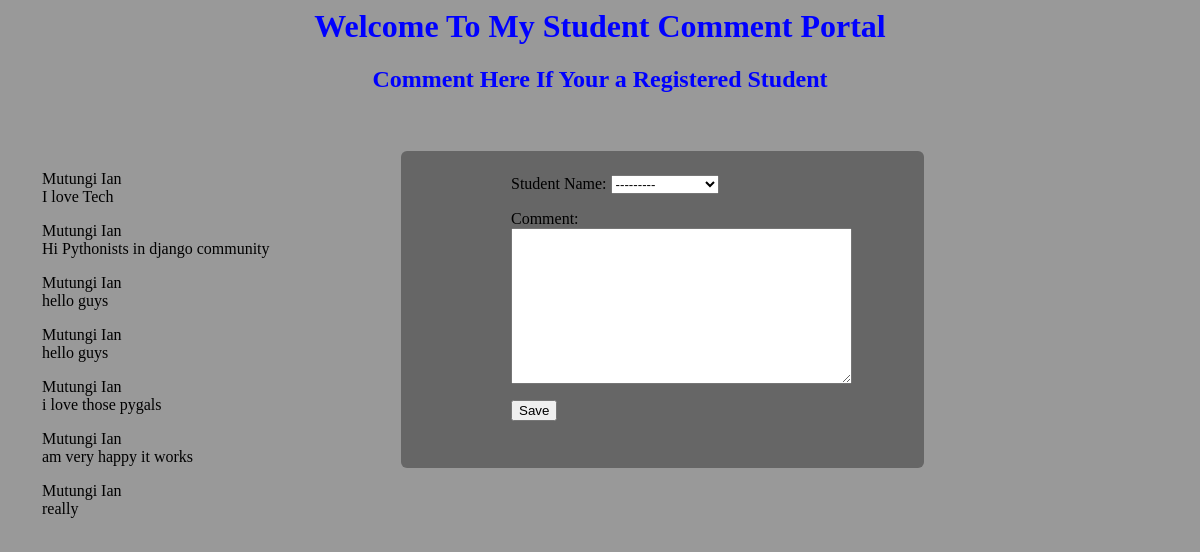
Page /register/commentform/ on the committed database.
### register/models.py (models this page shows, shortened)
class StudentName(models.Model):
    Student_Name = models.CharField(max_length=30)
    Level = models.CharField(max_length=30)
    Course = models.CharField(max_length=80)
    def __str__(self):
        return self.Student_Name

class Comment(models.Model):
    Student_Name = models.ForeignKey(StudentName)
    comment = models.TextField(max_length=500)

### register/views.py (the view)
def CommentEntryForm(request):
    H1 = "Welcome To My Student Comment Portal"
    H2 = "Comment Here If Your a Registered Student"
    s = StudentName.objects.get(id=1)
    c = s.comment_set.all()
    if request.method == "GET":
        form = CommentForm()
        return render(request,'register/commententryform.html',{'form':form,'H1':H1,'H2':H2,'c':c})
    elif request.method == "POST":
        form = CommentForm(request.POST)
        form.save()
        return HttpResponseRedirect('/register/commentform/')

### register/models.py
class CommentForm(forms.ModelForm):
    class Meta:
        model = Comment;
        fields = ['Student_Name','comment'];

### register/templates/register/commententryform.html (shortened to what this page needs)
<html>
<head>
<meta http-equiv="Content-Type" content="text/html; charset=iso-8859-1"></head>
<body bg color="#808080">
<body>
<h1><b><center><font color="Blue">{{ H1 }}</center></b></h1>
<h2><center>{{  H2  }}</center></h2></font>
<div id="Layer1">
	  <div id="Layer4">
	  <form method="post">
	{{ form.as_p }}
	<button type="submit">Save</button>
    </form>
  </div>
</div>
<div id="Layer6">
{% if c %}
<ul>
{% for commentss in c %}
		<p>{{ commentss.Student_Name }}  <br>    {{ commentss.comment }}</p>
{% endfor %}
 </ul>
{% else %}
    <p>No Comments are available.</p>
{% endif %}
</div>
</body>
</html>

### register/templates/register/commententryform.html (style rules this page uses)
#Layer4 { position:absolute; width:284px; height:174px; z-index:3; left: 110px; top: 8px; border-radius: 6px; }
body { background-color: #999999; }
#Layer6 { position:absolute; width:334px; height:370px; z-index:2; left: 2px; top: 154px; background-color: #999999; }

### rows in the picture
StudentName: Student_Name "---------"
Comment: Student_Name "Mutungi Ian", comment "I love Tech"
Comment: Student_Name "Mutungi Ian", comment "Hi Pythonists in django community"
Comment: Student_Name "Mutungi Ian", comment "hello guys"
Comment: Student_Name "Mutungi Ian", comment "hello guys"
Comment: Student_Name "Mutungi Ian", comment "i love those pygals"
Comment: Student_Name "Mutungi Ian", comment "am very happy it works"
Comment: Student_Name "Mutungi Ian", comment "really"

### other values in the picture
{{ H1 }} "Welcome To My Student Comment Portal"
{{ H2 }} "Comment Here If Your a Registered Student"
